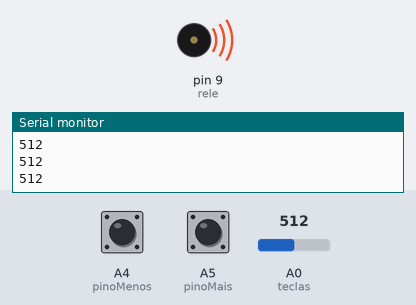
Bench run of a sketch on a simulated Arduino Uno, built with avr-gcc and run on an emulated ATmega328P. Parts: buzzer (waves = sounding), the last lines printed to the serial monitor. The inputs (shaded band) are chosen by the test bench; at power-on: A0 (teclas) = 512, A4 (pinoMenos) HIGH, A5 (pinoMais) HIGH.

Above: at 1.2 s.
1.3 s: A0 (teclas) set to 33
At 2.0 s:
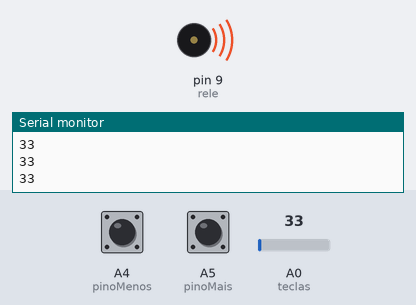
2.8 s: A0 (teclas) set to 27
At 3.2 s:
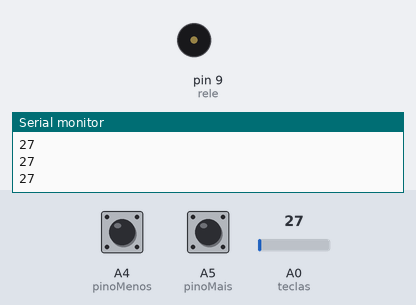
4.3 s: A0 (teclas) set to 122
At 5.5 s:
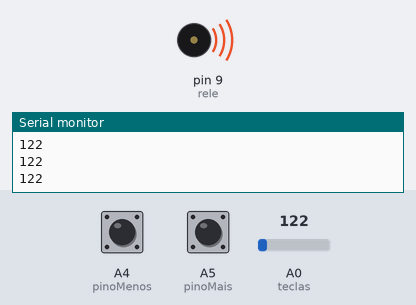
5.8 s: A0 (teclas) set to 20
At 6.7 s:
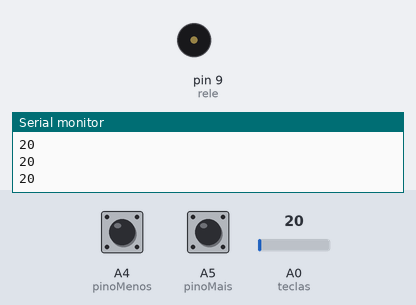
Timing chart, 0 to 8.3 s (numbered marks = the images above; inputs shaded):
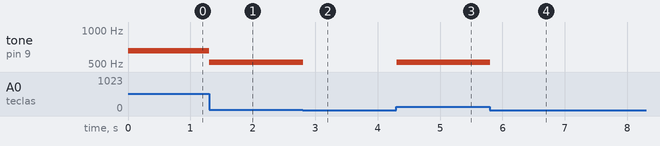

Measured:
- the behaviour switches between 30 and 29 on A0 (teclas) (found by bisection; images 1 and 2)
- after the input at 1.3 s, tone on pin 9 (rele): 656 Hz → 520 Hz at once
- after the input at 2.8 s, tone on pin 9 (rele): 520 Hz → silent at once
- after the input at 4.3 s, tone on pin 9 (rele): silent → 520 Hz at once
- after the input at 5.8 s, tone on pin 9 (rele): 520 Hz → silent at once

The sketch:

piano_maisSimplesAinda.ino
```cpp
/*
UNIVERSIDADE FEDERAL RURAL DO SEMI-ARIDO
CENTRO DE CIENCIAS EXATAS E NATURAIS - CCEN
BACHARELADO EM CIENCIAS E TECNOLOGIA - BCT
=====:TECLADO MUSICAL:=====
*/

// define os pinos
#define rele 9
#define teclas A0
#define pinoMais A5
#define pinoMenos A4

// frequencia das notas base
int c2 = 65, d2 = 73, e2 = 82, f2 = 87, g2 = 98, a2 = 110, b2 = 123;

// sinais para indicar a escala
int nota;
float multiplicador[] = {
  0.5, 1.0, 2.0, 4.0, 8.0, 16.0, 32.0, 64.0
};

// sinais para mudar a frequência da escala
bool mais, menos;

void setup() {
  Serial.begin(9600);

  pinMode(rele, OUTPUT);
  pinMode(teclas, INPUT);
  pinMode(pinoMais, INPUT);
  pinMode(pinoMenos, INPUT);
}

void loop() {
  // define a escala em que o programa inicia
  static int n = 3;
  float multi = multiplicador[n];

  // monitora a mudanca de estado dos botoes
  static bool maisAtu, maisAnt, menosAtu, menosAnt;

  maisAtu = digitalRead(pinoMais);
  if (maisAtu != maisAnt) {
    if (maisAtu == HIGH) {
      mais = HIGH;
    }
    maisAnt = maisAtu;
  } else {
    mais = LOW;
  }
  menosAtu = digitalRead(pinoMenos);
  if (menosAtu != menosAnt) {
    if (menosAtu == HIGH) {
      menos = HIGH;
    }
    menosAnt = menosAtu;
  } else {
    menos = LOW;
  }

  // aumenta a frequencia
  if (mais == HIGH) {
    if (n < 7) {
      n++;
    }
  }
  // diminui a frequencia
  else if (menos == HIGH) {
    if (n > 0) {
      n--;
    }
  }

  nota = analogRead(teclas);
  Serial.println(nota);
  if ((nota >= 30) and (nota < 210)) {
    tone(rele, c2 * multi);
  }
  else if ((nota >= 210) and (nota < 410)) {
    tone(rele, d2 * multi);
  }
  else if ((nota >= 410) and (nota < 525)) {
    tone(rele, e2 * multi);
  }
  else if ((nota >= 525) and (nota < 610)) {
    tone(rele, f2 * multi);
  }
  else if ((nota >= 610) and (nota < 730)) {
    tone(rele, g2 * multi);
  }
  else if ((nota >= 730) and (nota < 915)) {
    tone(rele, a2 * multi);
  }
  else if (nota >= 915) {
    tone(rele, b2 * multi);
    }
  else {
    noTone(rele);
  }
}
```
